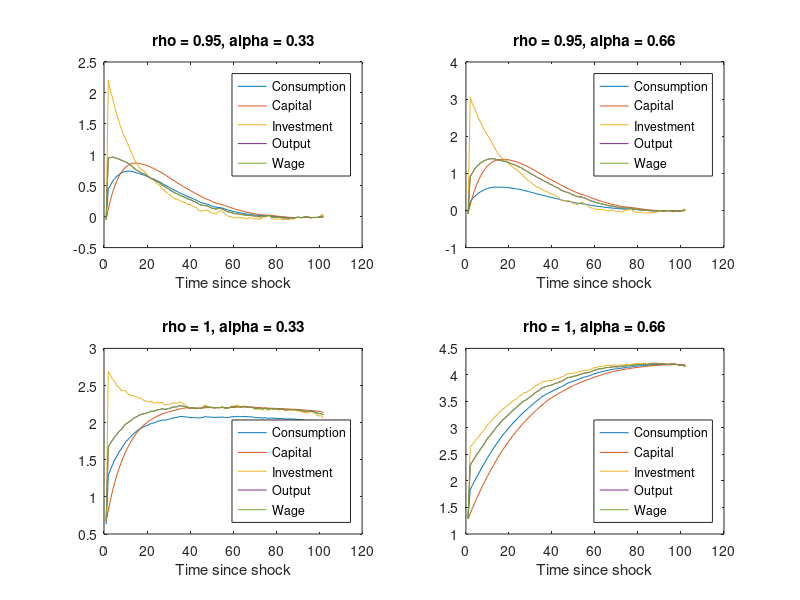

MATLAB code to generate this figure:
% Title: Econ 210C Homework 2
% Author: Justin Abraham
% Notes: Log-linearized RBC model

clear; clc;
tic

%%%%%%%%%
% Setup %
%%%%%%%%%

reps = 5000;
shockt = round(reps*0.98);

alpha = 0.33;
beta = 0.99;
delta = 0.076;
rho = 0.95;
sigma = 0.007;

KYbar = 1/((1/alpha)*(1/beta + delta - 1));
CKbar = (1/KYbar) - delta;
YCbar = (1/KYbar) / CKbar;

gamma = 1/beta + 1 - CKbar*(1 - beta * (1 - delta))*(alpha - 1);

%%%%%%%%%%%%%%%%%%%%%%%%%%
% Reduced form solutions %
%%%%%%%%%%%%%%%%%%%%%%%%%%

nu_kk = (gamma - sqrt(gamma^2 - (4/beta))) / 2;
nu_ck = (CKbar^(-1))*((1/beta) - nu_kk);
nu_kz = (YCbar * (1-rho) + (1-beta*(1-delta))*rho) / ((CKbar^(-1))*(1-rho) + (CKbar^(-1))*((1/beta) - nu_kk) - (1-beta*(1-delta))*(alpha-1));
nu_cz = YCbar - ((CKbar^(-1)) * nu_kz);

%%%%%%%%%%%%%%%%%%%%%%
% Initialize vectors %
%%%%%%%%%%%%%%%%%%%%%%

epsilon = sigma*randn(reps, 1);

Z = zeros(reps, 1);
C = zeros(reps, 1);
K = zeros(reps, 1);
I = zeros(reps, 1);
Y = zeros(reps, 1);
w = zeros(reps, 1);
r = zeros(reps, 1);

%%%%%%%%%%%%%%
% Simulation %
%%%%%%%%%%%%%%

for t = 2:reps

    if t == shockt
        Z(t) = Z(t-1) + 1;
    else
        Z(t) = rho*Z(t-1) + epsilon(t);
    end

    C(t) = nu_ck*K(t-1) + nu_cz*Z(t);
    K(t) = nu_kk*K(t-1) + nu_kz*Z(t);
    I(t) = (1/delta)*(K(t) - (1-delta)*K(t-1));
    Y(t) = Z(t) + alpha*K(t-1);
    % Y(t) = (1/YCbar)*C(t) + delta*KYbar*I(t);
    w(t) = Z(t) + alpha*K(t-1);

end

std(Y)
std(C)
std(I)

subplot(2, 2, 1), plot(C(shockt-1:end, 1))

hold on
subplot(2, 2, 1), plot(K(shockt-1:end, 1))
subplot(2, 2, 1), plot(I(shockt-1:end, 1))
subplot(2, 2, 1), plot(Y(shockt-1:end, 1))
subplot(2, 2, 1), plot(w(shockt-1:end, 1))
hold off

title('rho = 0.95, alpha = 0.33'); xlabel('Time since shock'); legend('Consumption', 'Capital', 'Investment', 'Output', 'Wage', 'Location','northeast');

%%%%%%%%%%%%%%%%%%%%%%%%%%%%
% rho = 0.95, alpha = 0.66 %
%%%%%%%%%%%%%%%%%%%%%%%%%%%%

alpha = 0.66;
beta = 0.99;
delta = 0.076;
rho = 0.95;
sigma = 0.007;

KYbar = 3.32;
CKbar = (1/KYbar) - delta;
YCbar = (1/KYbar) / CKbar;

gamma = 1/beta + 1 - CKbar*(1 - beta * (1 - delta))*(alpha - 1);

nu_kk = (gamma - sqrt(gamma^2 - (4/beta))) / 2;
nu_ck = (CKbar^(-1))*((1/beta) - nu_kk);
nu_kz = (YCbar * (1-rho) + (1-beta*(1-delta))*rho) / ((CKbar^(-1))*(1-rho) + (CKbar^(-1))*((1/beta) - nu_kk) - (1-beta*(1-delta))*(alpha-1));
nu_cz = YCbar - ((CKbar^(-1)) * nu_kz);

epsilon = sigma*randn(reps, 1);

C = zeros(reps, 1);
K = zeros(reps, 1);
I = zeros(reps, 1);
Y = zeros(reps, 1);
w = zeros(reps, 1);
r = zeros(reps, 1);

for t = 2:reps

    C(t) = nu_ck*K(t-1) + nu_cz*Z(t);
    K(t) = nu_kk*K(t-1) + nu_kz*Z(t);
    I(t) = (1/delta)*(K(t) - (1-delta)*K(t-1));
    Y(t) = Z(t) + alpha*K(t-1);
    % Y(t) = (1/YCbar)*C(t) + delta*KYbar*I(t);
    w(t) = Z(t) + alpha*K(t-1);

end

std(Y)
std(C)
std(I)

subplot(2, 2, 2), plot(C(shockt-1:end, 1))

hold on
subplot(2, 2, 2), plot(K(shockt-1:end, 1))
subplot(2, 2, 2), plot(I(shockt-1:end, 1))
subplot(2, 2, 2), plot(Y(shockt-1:end, 1))
subplot(2, 2, 2), plot(w(shockt-1:end, 1))
hold off

title('rho = 0.95, alpha = 0.66'); xlabel('Time since shock'); legend('Consumption', 'Capital', 'Investment', 'Output', 'Wage', 'Location','northeast');

%%%%%%%%%%%%%%%%%%%%%%%%%
% rho = 1, alpha = 0.33 %
%%%%%%%%%%%%%%%%%%%%%%%%%

alpha = 0.33;
beta = 0.99;
delta = 0.076;
rho = 1;
sigma = 0.007;

KYbar = 3.32;
CKbar = (1/KYbar) - delta;
YCbar = (1/KYbar) / CKbar;

gamma = 1/beta + 1 - CKbar*(1 - beta * (1 - delta))*(alpha - 1);

nu_kk = (gamma - sqrt(gamma^2 - (4/beta))) / 2;
nu_ck = (CKbar^(-1))*((1/beta) - nu_kk);
nu_kz = (YCbar * (1-rho) + (1-beta*(1-delta))*rho) / ((CKbar^(-1))*(1-rho) + (CKbar^(-1))*((1/beta) - nu_kk) - (1-beta*(1-delta))*(alpha-1));
nu_cz = YCbar - ((CKbar^(-1)) * nu_kz);

epsilon = sigma*randn(reps, 1);

Z = zeros(reps, 1);
C = zeros(reps, 1);
K = zeros(reps, 1);
I = zeros(reps, 1);
Y = zeros(reps, 1);
w = zeros(reps, 1);
r = zeros(reps, 1);

for t = 2:reps

    if t == shockt
        Z(t) = Z(t-1) + 1;
    else
        Z(t) = rho*Z(t-1) + epsilon(t);
    end

    C(t) = nu_ck*K(t-1) + nu_cz*Z(t);
    K(t) = nu_kk*K(t-1) + nu_kz*Z(t);
    I(t) = (1/delta)*(K(t) - (1-delta)*K(t-1));
    Y(t) = Z(t) + alpha*K(t-1);
    % Y(t) = (1/YCbar)*C(t) + delta*KYbar*I(t);
    w(t) = Z(t) + alpha*K(t-1);

end

subplot(2, 2, 3), plot(C(shockt-1:end, 1))

hold on
subplot(2, 2, 3), plot(K(shockt-1:end, 1))
subplot(2, 2, 3), plot(I(shockt-1:end, 1))
subplot(2, 2, 3), plot(Y(shockt-1:end, 1))
subplot(2, 2, 3), plot(w(shockt-1:end, 1))
hold off

title('rho = 1, alpha = 0.33'); xlabel('Time since shock'); legend('Consumption', 'Capital', 'Investment', 'Output', 'Wage', 'Location','southeast');

%%%%%%%%%%%%%%%%%%%%%%%%%
% rho = 1, alpha = 0.66 %
%%%%%%%%%%%%%%%%%%%%%%%%%

alpha = 0.66;
beta = 0.99;
delta = 0.076;
rho = 1;
sigma = 0.007;

KYbar = 1/((1/alpha)*(1/beta + delta - 1));
CKbar = (1/KYbar) - delta;
YCbar = (1/KYbar) / CKbar;

gamma = 1/beta + 1 - CKbar*(1 - beta * (1 - delta))*(alpha - 1);

nu_kk = (gamma - sqrt(gamma^2 - (4/beta))) / 2;
nu_ck = (CKbar^(-1))*((1/beta) - nu_kk);
nu_kz = (YCbar * (1-rho) + (1-beta*(1-delta))*rho) / ((CKbar^(-1))*(1-rho) + (CKbar^(-1))*((1/beta) - nu_kk) - (1-beta*(1-delta))*(alpha-1));
nu_cz = YCbar - ((CKbar^(-1)) * nu_kz);

epsilon = sigma*randn(reps, 1);

C = zeros(reps, 1);
K = zeros(reps, 1);
I = zeros(reps, 1);
Y = zeros(reps, 1);
w = zeros(reps, 1);
r = zeros(reps, 1);

for t = 2:reps

    C(t) = nu_ck*K(t-1) + nu_cz*Z(t);
    K(t) = nu_kk*K(t-1) + nu_kz*Z(t);
    I(t) = (1/delta)*(K(t) - (1-delta)*K(t-1));
    Y(t) = Z(t) + alpha*K(t-1);
    % Y(t) = (1/YCbar)*C(t) + delta*KYbar*I(t);
    w(t) = Z(t) + alpha*K(t-1);

end

subplot(2, 2, 4), plot(C(shockt-1:end, 1))

hold on
subplot(2, 2, 4), plot(K(shockt-1:end, 1))
subplot(2, 2, 4), plot(I(shockt-1:end, 1))
subplot(2, 2, 4), plot(Y(shockt-1:end, 1))
subplot(2, 2, 4), plot(w(shockt-1:end, 1))
hold off

title('rho = 1, alpha = 0.66'); xlabel('Time since shock'); legend('Consumption', 'Capital', 'Investment', 'Output', 'Wage', 'Location','southeast');

set(gcf, 'Units', 'Normalized', 'OuterPosition', [0, 0, 0.6, 0.8]);
